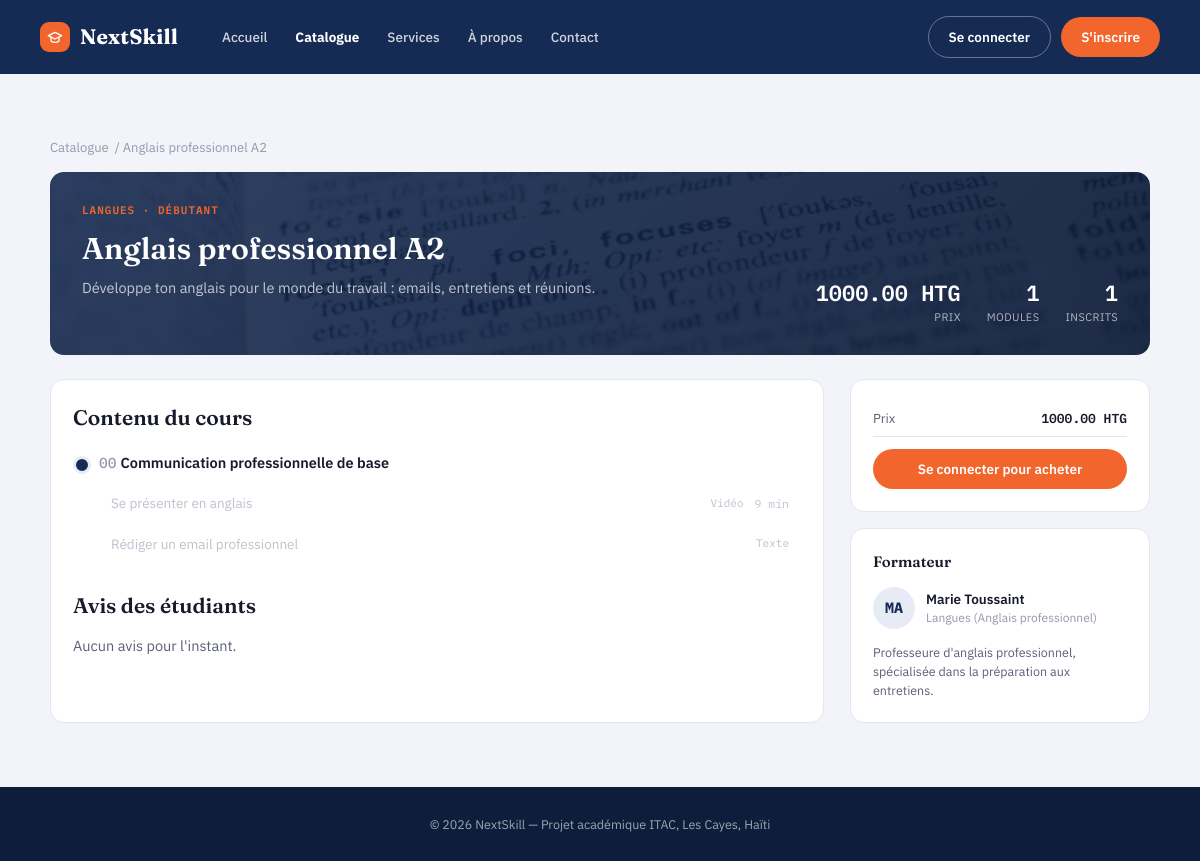
/cours/anglais-professionnel-a2/, run on the app's committed database.
### courses/models.py (models this page shows, shortened)
class Cours(models.Model):
    class Niveau(models.TextChoices):  # niveau de difficulté affiché sur la fiche cours
        DEBUTANT = "debutant", "Débutant"
        INTERMEDIAIRE = "intermediaire", "Intermédiaire"
        AVANCE = "avance", "Avancé"
    class Statut(models.TextChoices):  # cycle de vie d'un cours, du brouillon à la publication
        BROUILLON = "brouillon", "Brouillon"
        EN_ATTENTE = "en_attente", "En attente de validation"  # soumis par le formateur, attend l'admin
        PUBLIE = "publie", "Publié"  # visible dans le catalogue public
        REJETE = "rejete", "Rejeté"  # refusé par l'administration
    titre = models.CharField(max_length=200)
    slug = models.SlugField(max_length=220, unique=True, blank=True)  # généré automatiquement dans save(), jamais saisi à la main
    description = models.TextField()  # obligatoire, contrairement à celle de Categorie
    niveau = models.CharField(max_length=20, choices=Niveau.choices, default=Niveau.DEBUTANT)
    langue = models.CharField(max_length=50, default="Français")
    prix = models.DecimalField(
        max_digits=8,  # jusqu'à 999999.99
        decimal_places=2,
        default=Decimal("0.00"),
        help_text="Prix du cours en gourdes. 0 = cours gratuit.",
    )
    image_couverture = models.ImageField(upload_to="cours/couvertures/", blank=True, null=True)  # affichée dans le catalogue et le détail
    statut = models.CharField(max_length=20, choices=Statut.choices, default=Statut.BROUILLON)
    date_creation = models.DateTimeField(auto_now_add=True)  # figée à la création
    date_maj = models.DateTimeField(auto_now=True)  # mise à jour à chaque save()
    formateur = models.ForeignKey(
        settings.AUTH_USER_MODEL,
        on_delete=models.CASCADE,  # si le formateur est supprimé, ses cours le sont aussi
        related_name="cours_crees",  # permet d'écrire utilisateur.cours_crees.all()
        limit_choices_to={"role": "formateur"},  # limite le champ dans l'admin aux comptes formateur
    )
    categorie = models.ForeignKey(
        Categorie,
        on_delete=models.PROTECT,  # empêche de supprimer une catégorie tant qu'un cours y est rattaché
        related_name="cours",
    )
    class Meta:
        verbose_name = "Cours"
        verbose_name_plural = "Cours"  # identique au singulier ("des cours"), sinon Django afficherait "Courss"
        ordering = ["-date_creation"]  # les plus récents en premier
    def save(self, *args, **kwargs):
        if not self.slug:  # ne régénère jamais un slug déjà existant, pour ne pas casser les URLs déjà partagées
            self.slug = slugify(self.titre)
        super().save(*args, **kwargs)  # enregistrement réel en base, délégué au parent
    @property
    def nombre_inscrits(self):
        return self.inscriptions.count()  # related_name défini sur Inscription.cours (app enrollments)
    @property
    def nombre_modules(self):
        return self.modules.count()  # related_name défini sur Module.cours ci-dessous

class Categorie(models.Model):
    nom = models.CharField(max_length=100, unique=True)  # unique pour éviter les doublons de catégorie
    description = models.TextField(blank=True)  # facultative
    class Meta:
        verbose_name = "Catégorie"
        verbose_name_plural = "Catégories"
        ordering = ["nom"]  # tri alphabétique par défaut

class Module(models.Model):
    titre = models.CharField(max_length=200)
    ordre = models.PositiveIntegerField(
        default=0,
        help_text="Définit la position du module dans le cours (0, 1, 2...).",
    )
    cours = models.ForeignKey(
        Cours,
        on_delete=models.CASCADE,  # si le cours est supprimé, ses modules le sont aussi
        related_name="modules",
    )
    class Meta:
        verbose_name = "Module"
        verbose_name_plural = "Modules"
        ordering = ["cours", "ordre"]  # affichage dans l'ordre pédagogique voulu par le formateur
        unique_together = ("cours", "ordre")  # deux modules d'un même cours ne peuvent pas partager le même ordre

class Lecon(models.Model):
    class TypeContenu(models.TextChoices):  # détermine quel champ contient le vrai contenu (fichier ou texte)
        VIDEO = "video", "Vidéo"
        PDF = "pdf", "PDF"
        TEXTE = "texte", "Texte"
    titre = models.CharField(max_length=200)
    type_contenu = models.CharField(max_length=10, choices=TypeContenu.choices)
    fichier = models.FileField(
        upload_to="lecons/fichiers/",
        blank=True,  # vide si type_contenu = texte
        null=True,
        help_text="Vidéo (mp4) ou PDF selon le type_contenu.",
    )
    contenu_texte = models.TextField(
        blank=True,  # vide si type_contenu = video/pdf
        help_text="Utilisé uniquement si type_contenu = texte.",
    )
    duree_minutes = models.PositiveIntegerField(blank=True, null=True)  # facultatif, informatif uniquement
    ordre = models.PositiveIntegerField(default=0)
    module = models.ForeignKey(
        Module,
        on_delete=models.CASCADE,  # si le module est supprimé, ses leçons le sont aussi
        related_name="lecons",
    )
    class Meta:
        verbose_name = "Leçon"
        verbose_name_plural = "Leçons"
        ordering = ["module", "ordre"]  # affichage dans l'ordre pédagogique voulu par le formateur
        unique_together = ("module", "ordre")  # deux leçons d'un même module ne peuvent pas partager le même ordre

### accounts/models.py (models this page shows, shortened)
class Utilisateur(AbstractUser):
    class Role(models.TextChoices):  # énumération des rôles possibles (valeur stockée, libellé affiché)
        ETUDIANT = "etudiant", "Étudiant"  # rôle par défaut à l'inscription
        FORMATEUR = "formateur", "Formateur"  # crée et gère des cours
        ADMIN = "admin", "Administrateur"  # valide les cours et supervise la plateforme
    role = models.CharField(
        max_length=20,  # assez long pour contenir la plus longue valeur ("formateur")
        choices=Role.choices,  # limite les valeurs possibles aux 3 rôles définis ci-dessus
        default=Role.ETUDIANT,  # tout nouvel utilisateur est étudiant sauf indication contraire
        help_text="Détermine les permissions et l'interface affichée à l'utilisateur.",
    )
    photo_profil = models.ImageField(
        upload_to="profils/",  # sous-dossier de MEDIA_ROOT où sont stockées les photos
        blank=True,  # facultatif dans les formulaires
        null=True,  # peut être vide en base de données
    )
    bio = models.TextField(
        blank=True,  # facultatif : tous les utilisateurs n'ont pas besoin d'une bio
        help_text="Utilisé principalement pour la page publique d'un formateur.",
    )
    specialite = models.CharField(
        max_length=150,
        blank=True,  # requis uniquement pour un formateur (validé côté formulaire, pas ici)
        help_text="Domaine d'expertise du formateur (ex: Développement web, Data Science).",
    )
    date_inscription = models.DateTimeField(auto_now_add=True)  # rempli automatiquement à la création, jamais modifié ensuite
    class Meta:
        verbose_name = "Utilisateur"  # nom singulier affiché dans l'admin Django
        verbose_name_plural = "Utilisateurs"  # nom pluriel affiché dans l'admin Django
        ordering = ["-date_inscription"]  # les plus récents inscrits apparaissent en premier

### courses/views.py (the view, shortened to what this page needs)
# urls.py: path("cours/<slug:slug>/", views.detail_cours, name="detail"),  # fiche détaillée d'un cours
def detail_cours(request, slug):
    cours = get_object_or_404(
        Cours.objects.select_related("categorie", "formateur").prefetch_related(
            "modules__lecons", "modules__quiz"  # précharge modules+leçons+quiz en 2 requêtes au lieu d'une par module
        ),
        slug=slug,
        statut=Cours.Statut.PUBLIE,  # un cours non publié renvoie une 404, même pour son propre formateur
    )
    stats = cours.avis.aggregate(note_moyenne=Avg("note"))  # moyenne des notes, None si aucun avis
    inscription = None
    lecons_terminees = set()
    mon_avis = None
    return render(
        request,
        "courses/detail.html",
        {
            "cours": cours,
            "avis_liste": cours.avis.select_related("etudiant"),
            "note_moyenne": stats["note_moyenne"],
            "inscription": inscription,
            "lecons_terminees": lecons_terminees,
            "mon_avis": mon_avis,
        },
    )

### courses/templates/courses/detail.html (shortened to what this page needs)
{% extends "pages/base.html" %}
{% block content %}
<section class="section" id="cours-detail">
  <div class="breadcrumb"><a href="{% url 'courses:catalogue' %}">Catalogue</a> / {{ cours.titre }}</div>
  <div class="course-hero"{% if cours.image_couverture %} style="background-image:linear-gradient(135deg, rgba(21,43,84,.88), rgba(13,29,59,.92)), url('{{ cours.image_couverture.url }}');"{% endif %}>
    <div>
      <span class="eyebrow" style="color:var(--accent);">{{ cours.categorie.nom }} · {{ cours.get_niveau_display }}</span>
      <h1>{{ cours.titre }}</h1>
      <p class="subtitle">{{ cours.description }}</p>
    </div>
    <div class="hero-stats">
      <div class="hero-stat">
        <div class="num">{% if cours.prix == 0 %}Gratuit{% else %}{{ cours.prix }} HTG{% endif %}</div>
        <div class="lbl">Prix</div>
      </div>
      <div class="hero-stat"><div class="num">{{ cours.nombre_modules }}</div><div class="lbl">Modules</div></div>
      <div class="hero-stat"><div class="num">{{ cours.nombre_inscrits }}</div><div class="lbl">Inscrits</div></div>
    </div>
  </div>
  <div class="detail-layout">
    <div class="card">
      <h2 style="margin-bottom:18px;">Contenu du cours</h2>
      <div class="module-rail">
        {% for module in cours.modules.all %}
          <div class="module-block">
            <div class="module-head"><span class="mod-index">{{ forloop.counter0|stringformat:"02d" }}</span>{{ module.titre }}</div>
            {% for lecon in module.lecons.all %}
              {% if inscription %}
                <a class="lesson-row" href="{% url 'courses:lecon' cours.slug lecon.id %}">
                  <span class="lesson-title">
                    {% if lecon.id in lecons_terminees %}
                      <svg width="12" height="12" viewBox="0 0 24 24" fill="none" stroke="var(--done)" stroke-width="3" stroke-linecap="round" stroke-linejoin="round" style="vertical-align:-1px;margin-right:3px;"><polyline points="20 6 9 17 4 12"/></svg>
                    {% endif %}{{ lecon.titre }}
                  </span>
                  <span class="lesson-type">{{ lecon.get_type_contenu_display }}</span>
                  {% if lecon.duree_minutes %}<span class="lesson-duration">{{ lecon.duree_minutes }} min</span>{% endif %}
                </a>
              {% else %}
                <div class="lesson-row locked">
                  <span class="lesson-title">{{ lecon.titre }}</span>
                  <span class="lesson-type">{{ lecon.get_type_contenu_display }}</span>
                  {% if lecon.duree_minutes %}<span class="lesson-duration">{{ lecon.duree_minutes }} min</span>{% endif %}
                </div>
              {% endif %}
            {% endfor %}
          </div>
        {% empty %}
          <p class="subtitle">Le contenu de ce cours sera bientôt disponible.</p>
        {% endfor %}
      </div>
      <div class="section-title-row" style="margin:26px 0 14px;">
        <h2 style="margin:0;">Avis des étudiants</h2>
      </div>
      {% if avis_liste %}
        {% for avis in avis_liste %}
          <div style="border-bottom:1px solid var(--line);padding:10px 0;">
            <div class="rating-row"><span class="stars">★</span> {{ avis.note }}/5 — <strong>{{ avis.etudiant.username }}</strong></div>
            {% if avis.commentaire %}<p style="font-size:13px;color:var(--ink-soft);margin:4px 0 0;">{{ avis.commentaire }}</p>{% endif %}
          </div>
        {% endfor %}
      {% else %}
        <p class="subtitle" style="margin:0;">Aucun avis pour l'instant.</p>
      {% endif %}
    </div>
    <div>
      <div class="card side-card" style="margin-bottom:16px;">
        <div class="stat-line">
          <span class="lbl">Prix</span>
          <span class="val">{% if cours.prix == 0 %}Gratuit{% else %}{{ cours.prix }} HTG{% endif %}</span>
        </div>
        {% if inscription %}
          <div class="stat-line"><span class="lbl">Ta progression</span><span class="val">{{ inscription.progression_pourcentage }}%</span></div>
          {% if inscription.statut == "termine" %}
            <a class="btn btn-primary btn-block btn-icon-text" style="margin-top:12px;" href="{% url 'enrollments:apercu_certificat' inscription.id %}">
              <svg width="14" height="14" viewBox="0 0 24 24" fill="none" stroke="currentColor" stroke-width="2" stroke-linecap="round" stroke-linejoin="round"><path d="M22 10L12 5 2 10l10 5 10-5z"/><path d="M6 12v5c0 1.5 2.5 3 6 3s6-1.5 6-3v-5"/></svg>
              Voir mon certificat
            </a>
          {% else %}
            {% with premiere_lecon=cours.modules.first.lecons.first %}
              {% if premiere_lecon %}
                <a class="btn btn-primary btn-block" style="margin-top:12px;" href="{% url 'courses:lecon' cours.slug premiere_lecon.id %}">Continuer le cours</a>
              {% endif %}
            {% endwith %}
          {% endif %}
        {% else %}
          <a class="btn btn-primary btn-block" style="margin-top:12px;" href="{% url 'accounts:connexion' %}?next={{ request.path }}">Se connecter pour acheter</a>
        {% endif %}
      </div>
      <div class="card side-card">
        <h2>Formateur</h2>
        <div class="instructor">
          <div class="avatar-lg">{{ cours.formateur.username|slice:":2"|upper }}</div>
          <div>
            <div class="instructor-name">{{ cours.formateur.get_full_name|default:cours.formateur.username }}</div>
            <div class="instructor-role">{{ cours.formateur.specialite|default:"Formateur NextSkill" }}</div>
          </div>
        </div>
        {% if cours.formateur.bio %}
          <p style="font-size:12.5px;color:var(--ink-soft);margin:0;">{{ cours.formateur.bio }}</p>
        {% endif %}
      </div>
    </div>
  </div>
</section>
{% endblock %}

### data on the page
Cours: titre "Anglais professionnel A2", image_couverture (picture), categorie.nom "LANGUES", niveau "DÉBUTANT", description "Développe ton anglais pour le monde du travail : emails, entretiens et réunions.", prix "1000.00", nombre_modules "1", nombre_inscrits "1", formateur.username "MA", formateur.get_full_name "Marie Toussaint", formateur.specialite "Langues (Anglais professionnel)", formateur.bio "Professeure d'anglais professionnel, spécialisée dans la préparation aux entretiens."
Module: titre "Communication professionnelle de base"
Lecon: titre "Se présenter en anglais", type_contenu "Vidéo", duree_minutes "9"
Lecon: titre "Rédiger un email professionnel", type_contenu "Texte"
